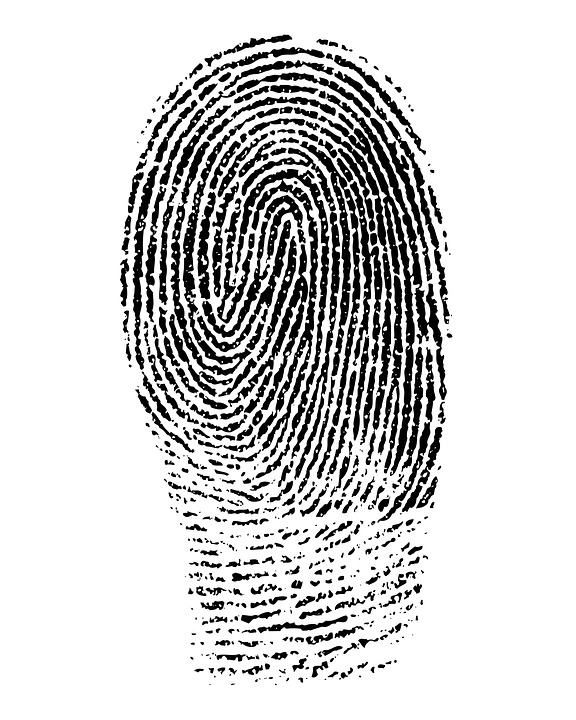
#> input picture model/1.jpg, 576 x 720 px
$ python -i __init__.py   (imports and definitions only)
#> lines starting #> are read from the running program, lines starting #| are printed output that depends on the picture; after the words box and inside, x2 and y2 are one past the last pixel; in counts of white or black regions, pixels touching at a corner belong together
#> further down, picture is the input picture: shape (720, 576, 3); min 0, max 255, mean 211.4
import cv2
import numpy as np
import skimage.morphology
from skimage.morphology import convex_hull_image, erosion
from skimage.morphology import square
import math

class MinutiaeFeature(object):
    # [5 lines left out: function __init__, not called in this run]

class FingerprintFeatureExtractor(object):
    def __init__(self):
        self._mask = []
        self._skel = []
        self.minutiaeTerm = []
        self.minutiaeBif = []
        self._spuriousMinutiaeThresh = 10

    def setSpuriousMinutiaeThresh(self, spuriousMinutiaeThresh):
        self._spuriousMinutiaeThresh = spuriousMinutiaeThresh

    def __skeletonize(self, img):
        img = np.uint8(img > 128)
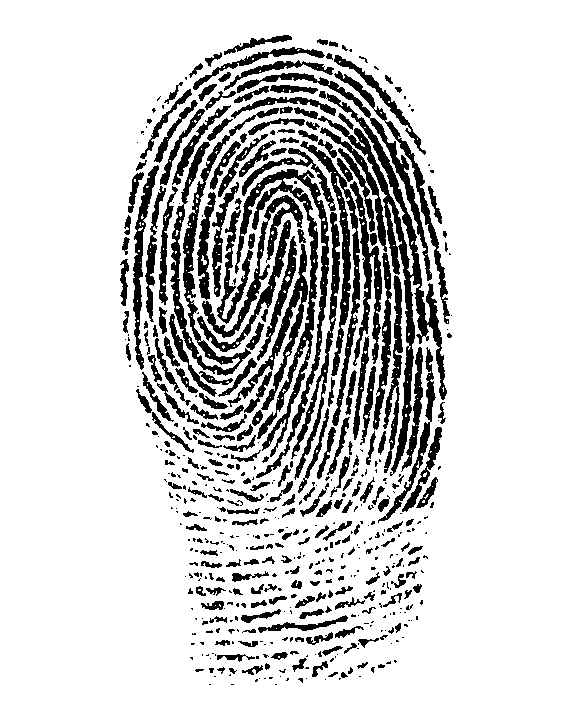
#> img: shape (720, 576, 3); values 0 (black) and 1 (white), 83% white; 545 black regions (289 under 20 px), largest, box (x1, y1, x2, y2) and area: (318, 91, 447, 476) 5696, (235, 169, 329, 478) 5380, (170, 108, 279, 376) 3800
        self._skel = skimage.morphology.skeletonize(img)
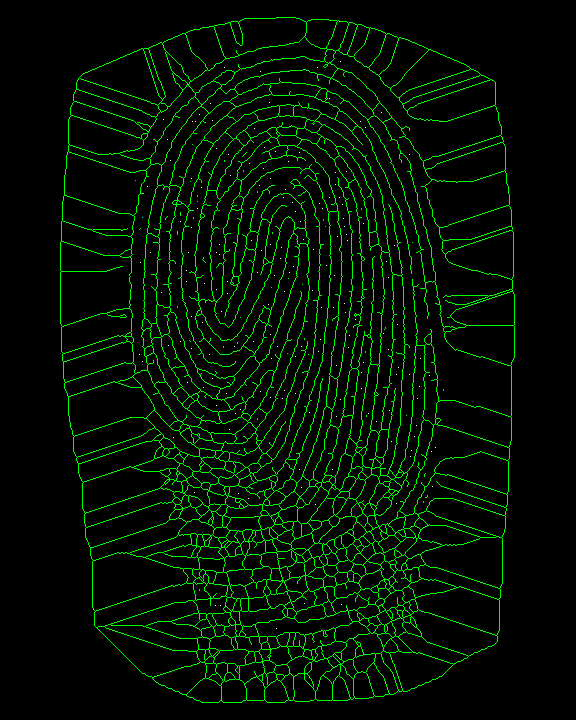
#> self._skel: shape (720, 576, 3) bool; mean of channels 0, 1, 2 0.000405, 0.0644, 0.000403; drawn as B, G, R
        self._skel = np.uint8(self._skel) * 255
        self._mask = img * 255

    # [28 lines left out: function __computeAngle, not called in this run]

    def __getTerminationBifurcation(self):
        self._skel = self._skel == 255
#> (the run stopped early here; a loop or call above may not have finished)

$ run again, on model/2.jpg
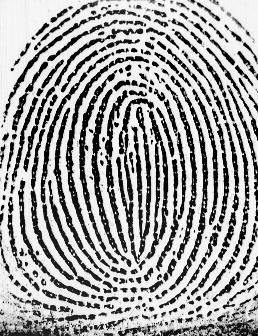
#> input picture model/2.jpg, 258 x 336 px
#> picture is the input picture: shape (336, 258, 3); min 0, max 255, mean 162.9
#> in __skeletonize, `img = np.uint8(img > 128)`:
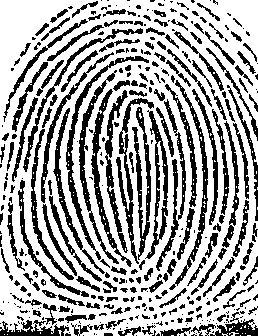
#> img: shape (336, 258, 3); values 0 (black) and 1 (white), 66.7% white; 364 black regions (183 under 20 px), largest, box (x1, y1, x2, y2) and area: (66, 56, 149, 260) 1153, (132, 107, 151, 260) 1032, (116, 98, 154, 264) 1030
#> in __skeletonize, `self._skel = skimage.morphology.skeletonize(img)`:
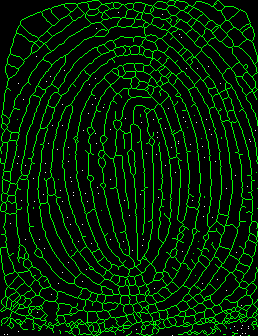
#> self._skel: shape (336, 258, 3) bool; mean of channels 0, 1, 2 0.00155, 0.128, 0.00153; drawn as B, G, R
